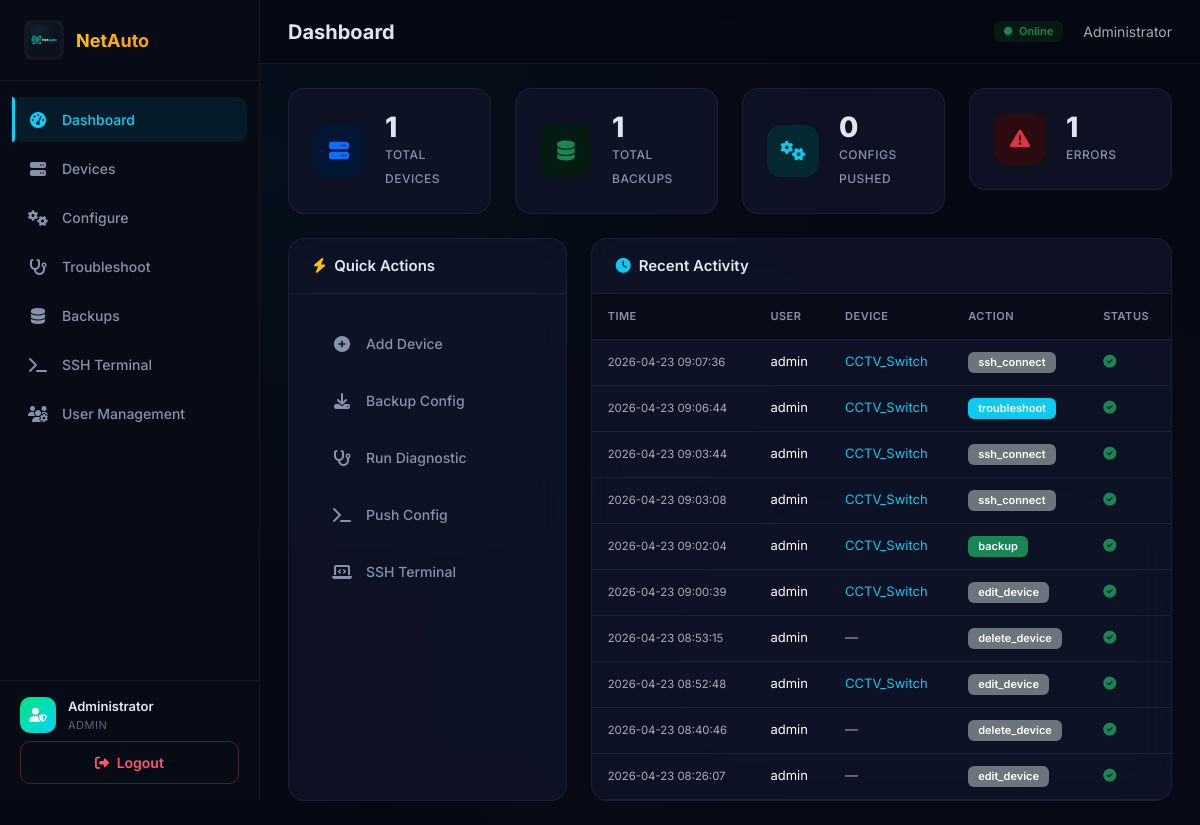
The page / (signed in) on the database its author committed.
### tables this page shows
CREATE TABLE users (
            id INTEGER PRIMARY KEY AUTOINCREMENT,
            username TEXT UNIQUE NOT NULL,
            password_hash TEXT NOT NULL,
            display_name TEXT NOT NULL,
            role TEXT NOT NULL DEFAULT 'admin',
            created_at TIMESTAMP DEFAULT CURRENT_TIMESTAMP
        );

CREATE TABLE activity_logs (
            id INTEGER PRIMARY KEY AUTOINCREMENT,
            user_id INTEGER,
            device_id INTEGER,
            action TEXT NOT NULL,
            status TEXT NOT NULL DEFAULT 'success',
            details TEXT DEFAULT '',
            created_at TIMESTAMP DEFAULT CURRENT_TIMESTAMP,
            FOREIGN KEY (user_id) REFERENCES users(id),
            FOREIGN KEY (device_id) REFERENCES devices(id) ON DELETE SET NULL
        );

CREATE TABLE devices (
            id INTEGER PRIMARY KEY AUTOINCREMENT,
            hostname TEXT NOT NULL,
            ip_address TEXT NOT NULL,
            device_type TEXT NOT NULL,
            port INTEGER DEFAULT 22,
            username TEXT NOT NULL,
            password TEXT NOT NULL,
            enable_secret TEXT DEFAULT '',
            description TEXT DEFAULT '',
            created_at TIMESTAMP DEFAULT CURRENT_TIMESTAMP
        );

### app.py (the view)
@app.route('/')
@login_required
def dashboard():
    stats = get_stats()
    activities = get_recent_activities(10)
    return render_template('dashboard.html', stats=stats, activities=activities)

### app.py (called while the page is built)
@login_manager.user_loader
def load_user(user_id):
    row = get_user_by_id(int(user_id))
    return User(row) if row else None

    @property
    def is_admin(self):
        return self.role == 'admin'

### database.py (called while the page is built)
def get_db():
    db = sqlite3.connect(Config.DATABASE)
    db.row_factory = sqlite3.Row
    db.execute("PRAGMA foreign_keys = ON")
    return db

def get_user_by_id(user_id):
    db = get_db()
    user = db.execute('SELECT * FROM users WHERE id = ?', (user_id,)).fetchone()
    db.close()
    return user

def get_recent_activities(limit=20):
    db = get_db()
    activities = db.execute('''
        SELECT a.*, u.username, d.hostname, d.ip_address
        FROM activity_logs a
        LEFT JOIN users u ON a.user_id = u.id
        LEFT JOIN devices d ON a.device_id = d.id
        ORDER BY a.created_at DESC
        LIMIT ?
    ''', (limit,)).fetchall()
    db.close()
    return activities

def get_stats():
    db = get_db()
    stats = {
        'total_devices': db.execute('SELECT COUNT(*) FROM devices').fetchone()[0],
        'total_backups': db.execute('SELECT COUNT(*) FROM backups').fetchone()[0],
        'total_configs': db.execute("SELECT COUNT(*) FROM activity_logs WHERE action = 'configure'").fetchone()[0],
        'total_errors': db.execute("SELECT COUNT(*) FROM activity_logs WHERE status = 'error'").fetchone()[0],
    }
    db.close()
    return stats

### templates/dashboard.html (shortened to what this page needs)
{% extends "base.html" %}
{% block page_title %}Dashboard{% endblock %}
{% block content %}
<div class="row g-4 mb-4">
    <div class="col-xl-3 col-md-6">
        <div class="stat-card" id="stat-devices">
            <div class="stat-icon bg-primary-subtle">
                <i class="fas fa-server text-primary"></i>
            </div>
            <div class="stat-info">
                <h3>{{ stats.total_devices }}</h3>
                <span>Total Devices</span>
            </div>
        </div>
    </div>
    <div class="col-xl-3 col-md-6">
        <div class="stat-card" id="stat-backups">
            <div class="stat-icon bg-success-subtle">
                <i class="fas fa-database text-success"></i>
            </div>
            <div class="stat-info">
                <h3>{{ stats.total_backups }}</h3>
                <span>Total Backups</span>
            </div>
        </div>
    </div>
    <div class="col-xl-3 col-md-6">
        <div class="stat-card" id="stat-configs">
            <div class="stat-icon bg-info-subtle">
                <i class="fas fa-cogs text-info"></i>
            </div>
            <div class="stat-info">
                <h3>{{ stats.total_configs }}</h3>
                <span>Configs Pushed</span>
            </div>
        </div>
    </div>
    <div class="col-xl-3 col-md-6">
        <div class="stat-card" id="stat-errors">
            <div class="stat-icon bg-danger-subtle">
                <i class="fas fa-exclamation-triangle text-danger"></i>
            </div>
            <div class="stat-info">
                <h3>{{ stats.total_errors }}</h3>
                <span>Errors</span>
            </div>
        </div>
    </div>
</div>
<div class="row g-4">
    <div class="col-xl-4">
        <div class="glass-card h-100">
            <div class="card-header-custom">
                <h5><i class="fas fa-bolt me-2 text-warning"></i>Quick Actions</h5>
            </div>
            <div class="card-body-custom">
                <a href="{{ url_for('devices') }}" class="quick-action-btn" id="qa-add-device">
                    <i class="fas fa-plus-circle"></i>
                    <span>Add Device</span>
                </a>
                <a href="{{ url_for('backup') }}" class="quick-action-btn" id="qa-backup">
                    <i class="fas fa-download"></i>
                    <span>Backup Config</span>
                </a>
                <a href="{{ url_for('troubleshoot') }}" class="quick-action-btn" id="qa-troubleshoot">
                    <i class="fas fa-stethoscope"></i>
                    <span>Run Diagnostic</span>
                </a>
                <a href="{{ url_for('configure') }}" class="quick-action-btn" id="qa-configure">
                    <i class="fas fa-terminal"></i>
                    <span>Push Config</span>
                </a>
                <a href="{{ url_for('terminal') }}" class="quick-action-btn" id="qa-terminal">
                    <i class="fas fa-laptop-code"></i>
                    <span>SSH Terminal</span>
                </a>
            </div>
        </div>
    </div>
    <div class="col-xl-8">
        <div class="glass-card h-100">
            <div class="card-header-custom">
                <h5><i class="fas fa-clock me-2 text-info"></i>Recent Activity</h5>
            </div>
            <div class="card-body-custom p-0">
                <div class="table-responsive">
                    <table class="table table-dark table-hover mb-0" id="activity-table">
                        <thead>
                            <tr>
                                <th>Time</th>
                                <th>User</th>
                                <th>Device</th>
                                <th>Action</th>
                                <th>Status</th>
                            </tr>
                        </thead>
                        <tbody>
                            {% for a in activities %}
                            <tr>
                                <td><small class="text-muted">{{ a.created_at }}</small></td>
                                <td>{{ a.username or '—' }}</td>
                                <td>
                                    {% if a.hostname %}
                                        <span class="text-info">{{ a.hostname }}</span>
                                    {% else %}
                                        <span class="text-muted">—</span>
                                    {% endif %}
                                </td>
                                <td>
                                    <span class="badge bg-{{ 'primary' if a.action == 'configure' else 'success' if a.action == 'backup' else 'info' if a.action == 'troubleshoot' else 'secondary' }}">
                                        {{ a.action }}
                                    </span>
                                </td>
                                <td>
                                    {% if a.status == 'success' %}
                                        <span class="text-success"><i class="fas fa-check-circle"></i></span>
                                    {% else %}
                                        <span class="text-danger"><i class="fas fa-times-circle"></i></span>
                                    {% endif %}
                                </td>
                            </tr>
                            {% endfor %}
                        </tbody>
                    </table>
                </div>
            </div>
        </div>
    </div>
</div>
{% endblock %}

### templates/base.html (shortened to what this page needs)
<!DOCTYPE html>
<html lang="en" data-bs-theme="dark">
<head>
    <link href="https://cdn.jsdelivr.net/npm/bootstrap@5.3.3/dist/css/bootstrap.min.css" rel="stylesheet">
    <link href="https://cdnjs.cloudflare.com/ajax/libs/font-awesome/6.5.1/css/all.min.css" rel="stylesheet">
    <link href="{{ url_for('static', filename='css/style.css') }}" rel="stylesheet">
</head>
<body>
    {% if current_user.is_authenticated %}
    <aside class="sidebar" id="sidebar">
        <div class="sidebar-brand">
            <img src="{{ url_for('static', filename='images/logo.png') }}" alt="Logo" class="brand-logo" style="width: 40px; height: 40px; border-radius: 8px;">
            <span class="brand-text">NetAuto</span>
        </div>
        <nav class="sidebar-nav">
            <a href="{{ url_for('dashboard') }}" class="nav-link {% if request.endpoint == 'dashboard' %}active{% endif %}" id="nav-dashboard">
                <i class="fas fa-tachometer-alt"></i>
                <span>Dashboard</span>
            </a>
            <a href="{{ url_for('devices') }}" class="nav-link {% if request.endpoint == 'devices' %}active{% endif %}" id="nav-devices">
                <i class="fas fa-server"></i>
                <span>Devices</span>
            </a>
            <a href="{{ url_for('configure') }}" class="nav-link {% if request.endpoint == 'configure' %}active{% endif %}" id="nav-configure">
                <i class="fas fa-cogs"></i>
                <span>Configure</span>
            </a>
            <a href="{{ url_for('troubleshoot') }}" class="nav-link {% if request.endpoint == 'troubleshoot' %}active{% endif %}" id="nav-troubleshoot">
                <i class="fas fa-stethoscope"></i>
                <span>Troubleshoot</span>
            </a>
            <a href="{{ url_for('backup') }}" class="nav-link {% if request.endpoint == 'backup' %}active{% endif %}" id="nav-backup">
                <i class="fas fa-database"></i>
                <span>Backups</span>
            </a>
            <a href="{{ url_for('terminal') }}" class="nav-link {% if request.endpoint == 'terminal' %}active{% endif %}" id="nav-terminal">
                <i class="fas fa-terminal"></i>
                <span>SSH Terminal</span>
            </a>
            {% if current_user.is_admin %}
            <a href="{{ url_for('users') }}" class="nav-link {% if request.endpoint == 'users' %}active{% endif %}" id="nav-users">
                <i class="fas fa-users-cog"></i>
                <span>User Management</span>
            </a>
            {% endif %}
        </nav>
        <div class="sidebar-footer">
            <div class="user-info">
                <div class="user-avatar">
                    <i class="fas fa-user-shield"></i>
                </div>
                <div class="user-details">
                    <span class="user-name">{{ current_user.display_name }}</span>
                    <span class="user-role">{{ current_user.role }}</span>
                </div>
            </div>
            <a href="{{ url_for('logout') }}" class="btn btn-outline-danger btn-sm w-100 mt-2" id="btn-logout">
                <i class="fas fa-sign-out-alt me-1"></i> Logout
            </a>
        </div>
    </aside>
    <main class="main-content" id="main-content">
        <header class="topbar">
            <div class="topbar-title">
                <h1 class="page-title">{% block page_title %}Dashboard{% endblock %}</h1>
            </div>
            <div class="topbar-actions">
                <span class="badge bg-success-subtle text-success me-2">
                     Online
                </span>
                <span class="text-muted small">{{ current_user.display_name }}</span>
            </div>
        </header>
        <div class="page-content">
            {% block content %}{% endblock %}
        </div>
    </main>
    {% else %}
        {% block guest_content %}{% endblock %}
    {% endif %}
</body>
</html>

### rows shown on the page
users: display_name "Administrator", role "ADMIN"
activity_logs: created_at "2026-04-23 09:07:36", username "admin", hostname "CCTV_Switch", action "ssh_connect", status "success" (drawn)
activity_logs: created_at "2026-04-23 09:06:44", username "admin", hostname "CCTV_Switch", action "troubleshoot", status "success" (drawn)
activity_logs: created_at "2026-04-23 09:03:44", username "admin", hostname "CCTV_Switch", action "ssh_connect", status "success" (drawn)
activity_logs: created_at "2026-04-23 09:03:08", username "admin", hostname "CCTV_Switch", action "ssh_connect", status "success" (drawn)
activity_logs: created_at "2026-04-23 09:02:04", username "admin", hostname "CCTV_Switch", action "backup", status "success" (drawn)
activity_logs: created_at "2026-04-23 09:00:39", username "admin", hostname "CCTV_Switch", action "edit_device", status "success" (drawn)
activity_logs: created_at "2026-04-23 08:53:15", username "admin", action "delete_device", status "success" (drawn)
activity_logs: created_at "2026-04-23 08:52:48", username "admin", hostname "CCTV_Switch", action "edit_device", status "success" (drawn)
activity_logs: created_at "2026-04-23 08:40:46", username "admin", action "delete_device", status "success" (drawn)
activity_logs: created_at "2026-04-23 08:26:07", username "admin", action "edit_device", status "success" (drawn)

### other values the page prints
{{ stats.total_devices }} "1"
{{ stats.total_backups }} "1"
{{ stats.total_configs }} "0"
{{ stats.total_errors }} "1"
